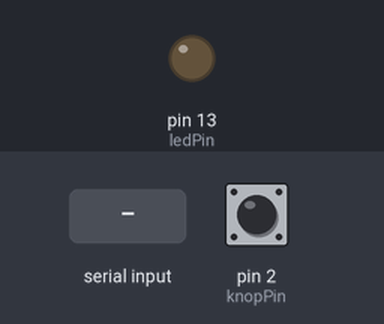
Bench run of a sketch on a simulated Arduino Uno, built with avr-gcc and run on an emulated ATmega328P. On the bench: output pins drawn as LEDs (lit = HIGH). The test bench sets the inputs (shaded band); at power-on: pin 2 (knopPin) HIGH. What the sketch prints to the serial monitor is not drawn.

Above: at 1.2 s.
1.3 s: "lamp\n" received over Serial
At 2.5 s:
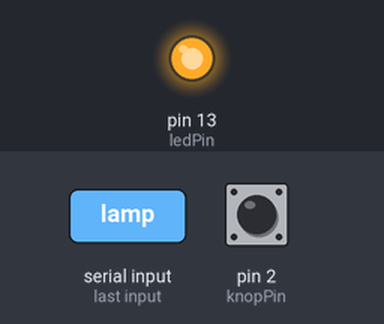
Timing chart, 0 to 5.8 s (numbered marks = the images above; inputs shaded):
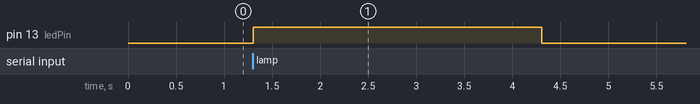

The sketch:

protopie_connect_basissketch.ino
```cpp
const int knopPin = 2;     // Pin voor de knop
const int ledPin = 13;     // Pin voor de LED

unsigned long vorigeTijd = 0; // Variabele om de tijd bij te houden
bool ledAan = false;        // Status van de LED

void setup() {
  Serial.begin(9600);       // Start seriële communicatie
  pinMode(knopPin, INPUT_PULLUP); // Knop als input met interne pull-up
  pinMode(ledPin, OUTPUT);  // LED als output
}

void loop() {
  // Lees de staat van de knop
  int knopStaat = digitalRead(knopPin);

  // Als de knop is ingedrukt (LOW omdat we pull-up gebruiken)
  if (knopStaat == HIGH) {
    Serial.println("knop"); // Stuur "knop" naar Serial Monitor
    delay(50);              // Debounce vertraging
  }

  // Controleer of er data beschikbaar is op de seriële poort
  if (Serial.available() > 0) {
    String ontvangen = Serial.readStringUntil('\n');
    ontvangen.trim(); // Verwijder eventuele witruimte

    // Als het commando "lamp" is ontvangen
    if (ontvangen == "lamp") {
      digitalWrite(ledPin, HIGH); // LED aan
      Serial.println("LED aan");
      ledAan = true;
      vorigeTijd = millis(); // Sla de huidige tijd op
    }
  }

  // Als de LED aan is en 3 seconden zijn verstreken, zet hem uit
  if (ledAan && (millis() - vorigeTijd >= 3000)) {
    digitalWrite(ledPin, LOW);
    ledAan = false;
    Serial.println("LED uit");
  }
}
```

Measured:
- after the input at 1.3 s, pin 13 (ledPin): LOW → HIGH at once, → LOW 3.0 s later
